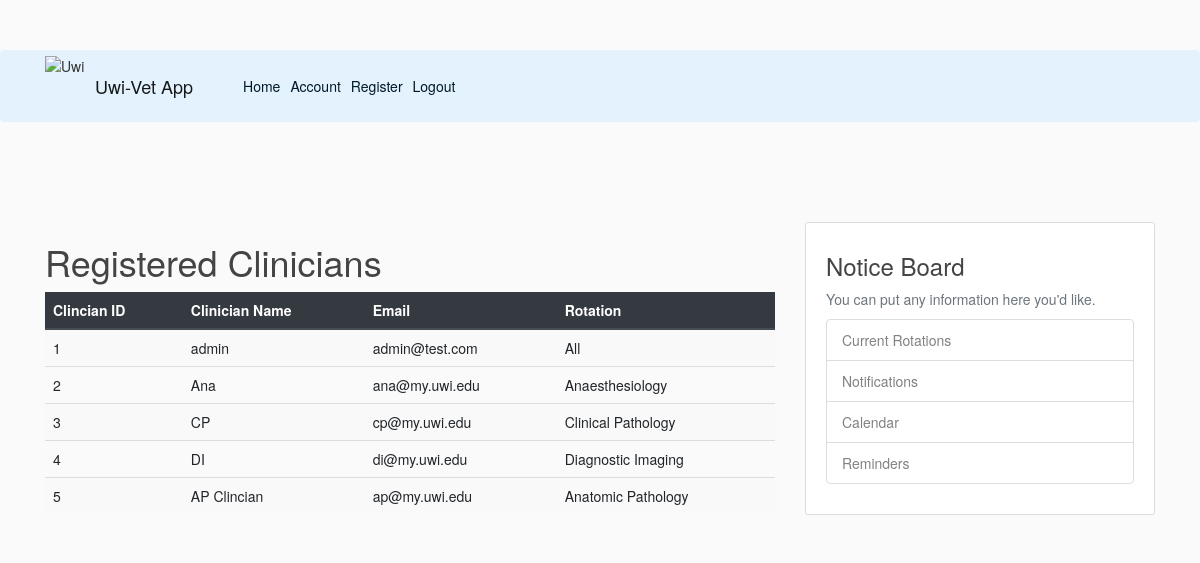
Page /usersreg (signed in) on the earlier database version.
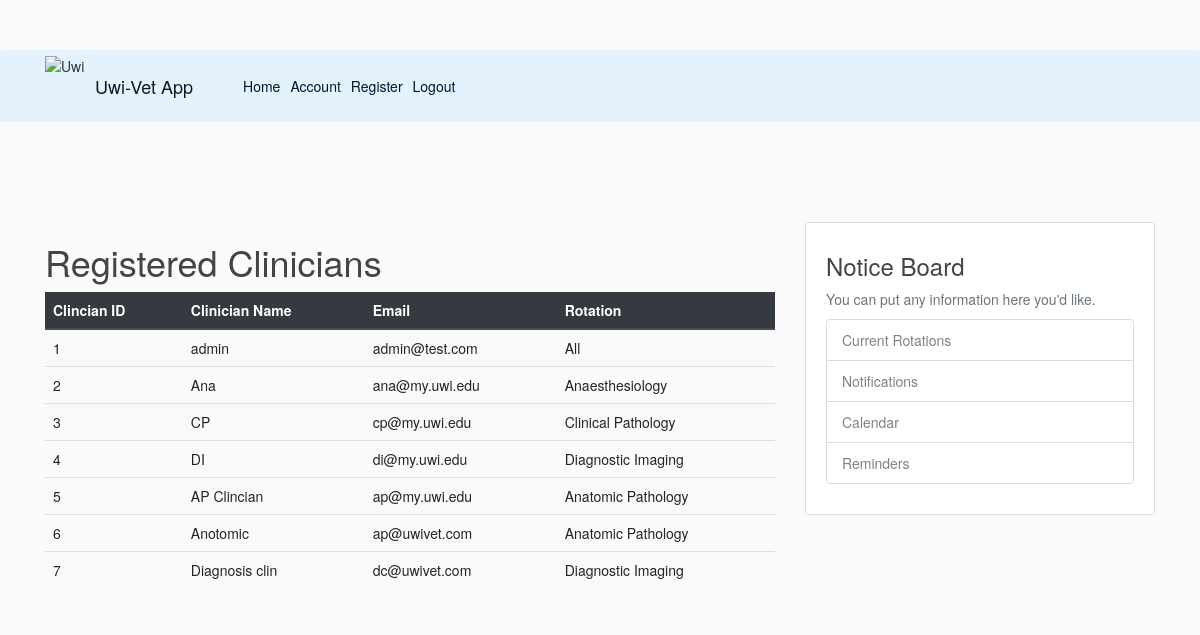
Same page on the later database version.
### flaskblog/models.py (models this page shows, shortened)
class User2(db.Model, UserMixin):
    id = db.Column(db.Integer, primary_key = True)
    username = db.Column(db.String(20), unique=True, nullable=False)
    email = db.Column(db.String(120), unique=True, nullable=False)
    image_file = db.Column(db.String(20), nullable=False, default='default.jpg')
    password = db.Column(db.String(60), nullable=False)
    level = db.Column(db.Integer, nullable=False, default='2')
    rotation = db.Column(db.String(50), nullable =False)

### flaskblog/routes.py (the view)
@app.route("/usersreg")
@login_required
def competancy():
    records= User2.query.all()
    return render_template('usersreg.html', title='usersreg.html', User2=records)

### flaskblog/models.py (called while the page is built)
@login_manager.user_loader
def load_user(user_id):
    return User2.query.get(int(user_id))

### flaskblog/templates/usersreg.html
{% extends "layout.html" %}
{% block content%}
    <h1>Registered Clinicians</h1>
    <div class="row">
        <div class="col">
            <table class="table table-striped table-hover">
                <thead class="thead-dark">
                    <tr>
                        <th>Clincian ID</th><th>Clinician Name</th><th>Email</th><th>Rotation</th>
                    </tr>
                </thead>
                <tbody>
                    {% for val in User2 %}
                    <tr>
                        <td>{{val.id}}</td>
                        <td>{{val.username}}</td>
                        <td>{{val.email}}</td>
                        <td>{{val.rotation}}</td>
                    </tr>
                    {% endfor %}
                </tbody>
            </table>
        </div>
    </div>
{% endblock content %}

### flaskblog/templates/layout.html (shortened to what this page needs)
<!DOCTYPE html>
<html lang="en">
<head>
    <link rel="stylesheet" href="https://stackpath.bootstrapcdn.com/bootstrap/4.3.1/css/bootstrap.min.css"
>
    <link href="//maxcdn.bootstrapcdn.com/bootstrap/3.3.0/css/bootstrap.min.css" rel="stylesheet" id="bootstrap-css">
    <link rel="stylesheet" type ="text/css" href="{{ url_for('static', filename='main.css') }}">
    <link href="//netdna.bootstrapcdn.com/font-awesome/4.0.3/css/font-awesome.min.css" rel="stylesheet" type="text/css" />
</head>
<body>
    <header class="site-header">
        <nav class="navbar navbar-expand-lg navbar-light fixed-top" style="background-color: #e3f2fd;">
            <div class="container">
            <img src="https://upload.wikimedia.org/wikipedia/en/thumb/0/01/Coat_of_arms_of_the_University_of_the_West_Indies.png/220px-Coat_of_arms_of_the_University_of_the_West_Indies.png" alt="Uwi" style="width:50px;height:60px;">
            <a class="navbar-brand mr-4" href="/">Uwi-Vet App</a>
            <div class="collapse navbar-collapse" id="navbarToggle">
                <div class="navbar-nav mr-auto">
                <a class="nav-item nav-link" href="{{ url_for('home') }}">Home</a>
                </div>
                <div class="navbar-nav">
                {% if current_user.is_authenticated %}
                    <a class="nav-item nav-link" href="{{ url_for('account') }}">Account</a>
                    {% if current_user.level == 1 %}
                        <a class="nav-item nav-link" href="{{ url_for('register') }}">Register</a>
                    {% endif %}
                    <a class="nav-item nav-link" href="{{ url_for('logout') }}">Logout</a>
                {% else %}
                    <a class="nav-item nav-link" href="{{ url_for('login') }}">Login</a>
                {% endif%}
                </div>
            </div>
            </div>
        </nav>
    </header>
    <div>
        <br>
        <br>
        <br>
        <br>
    </div>
    <main role="main" class="container">
        <div class="row">
            <div class="col-md-8">
            {% block content %}{% endblock %}
            </div>
            <div class="col-md-4">
            <div class="content-section">
                <h3>Notice Board</h3>
                <p class='text-muted'>You can put any information here you'd like.
                <ul class="list-group">
                    <li class="list-group-item list-group-item-light">Current Rotations</li>
                    <li class="list-group-item list-group-item-light">Notifications</li>
                    <li class="list-group-item list-group-item-light">Calendar</li>
                    <li class="list-group-item list-group-item-light">Reminders</li>
                </ul>
                </p>
            </div>
            </div>
        </div>
      </main>
</body>
</html>

### flaskblog/static/main.css (style rules this page uses)
body { background: #fafafa; color: #333333; margin-top: 5rem; }
h1, h2, h3, h4, h5, h6 { color: #444444; }
.site-header .navbar-nav .nav-link { color: #001927; }
.content-section { background: #ffffff; padding: 10px 20px; border: 1px solid #dddddd; border-radius: 3px; margin-bottom: 20px; }

Differences in the rows shown:
added User2: id "6", username "Anotomic", email "ap@uwivet.com", rotation "Anatomic Pathology"
added User2: id "7", username "Diagnosis clin", email "dc@uwivet.com", rotation "Diagnostic Imaging"
